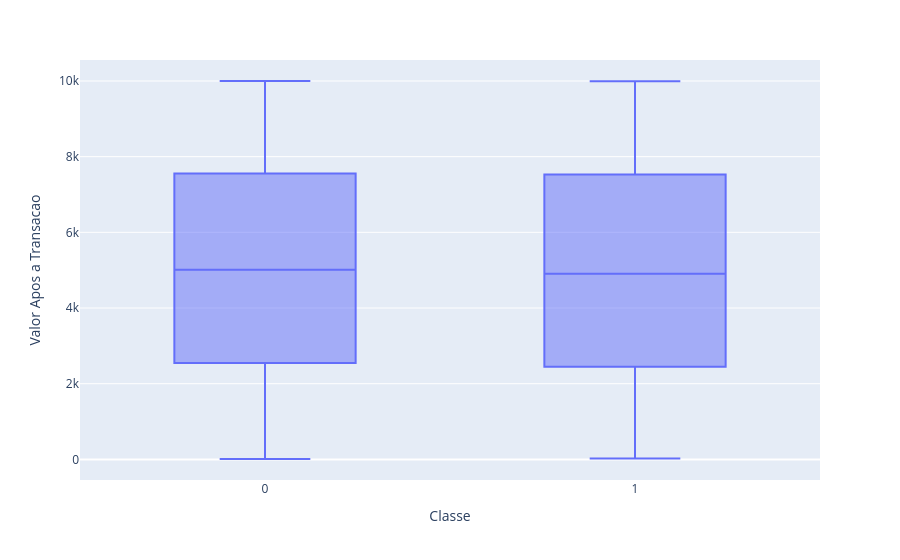

Notebook source saved alongside this figure:
### Code cell
px.box(df_fraud, x='Classe', y='Valor Apos a Transacao')

### Figure 1 — Plotly figure (JSON) as saved in the notebook; plotly's stock layout.template omitted (floating-point values rounded to 4 significant figures; data arrays with more than 128 entries replaced by an {"elided": "..."} marker saying what was removed)
{"data": [{"alignmentgroup": "True", "hovertemplate": "Classe=%{x}<br>Valor Apos a Transacao=%{y}<extra></extra>", "legendgroup": "", "marker": {"color": "#636efa"}, "name": "", "notched": false, "offsetgroup": "", "orientation": "v", "showlegend": false, "type": "box", "x": {"elided": "13000 int values"}, "x0": " ", "xaxis": "x", "y": {"elided": "13000 float values"}, "y0": " ", "yaxis": "y"}], "layout": {"boxmode": "group", "legend": {"tracegroupgap": 0}, "margin": {"t": 60}, "xaxis": {"anchor": "y", "domain": [0, 1], "title": {"text": "Classe"}}, "yaxis": {"anchor": "x", "domain": [0, 1], "title": {"text": "Valor Apos a Transacao"}}}}
